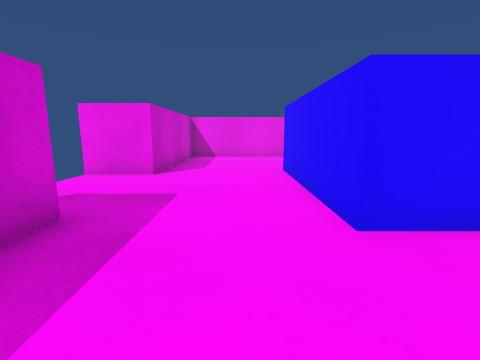
view 1 (above)

15 first-person views from a walk through a scene from a Unity 3-D project. The camera is 0.58 m above the floor, tilts 10° down and sees 85° across. The floor is counted in squares, 0.5 m on a side. Each view is taken from the middle of a square. On the plan, view 1 faces up. The plan holds only what a view shows up to about 12 squares ahead; the rest is blank. The player is left out.

view 2
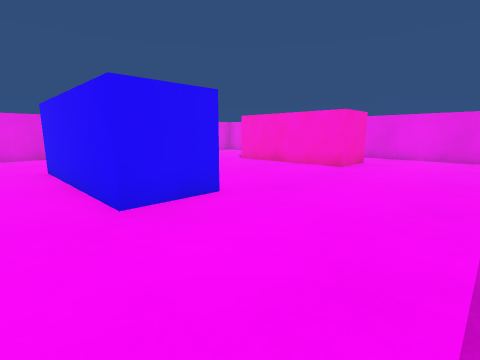

view 3
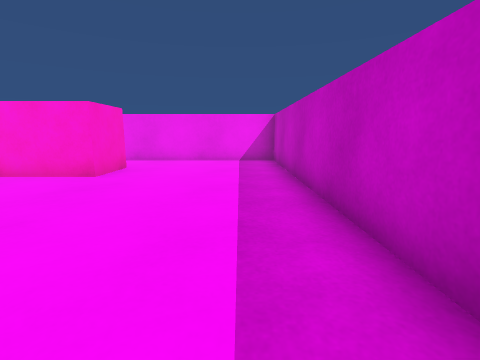

view 4
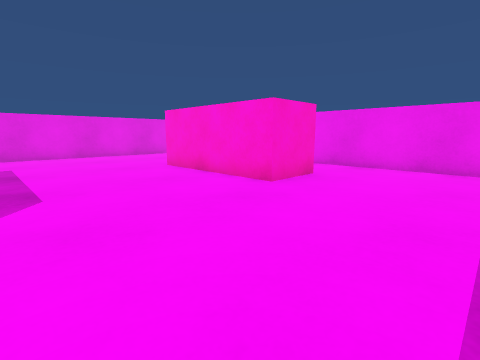

view 5
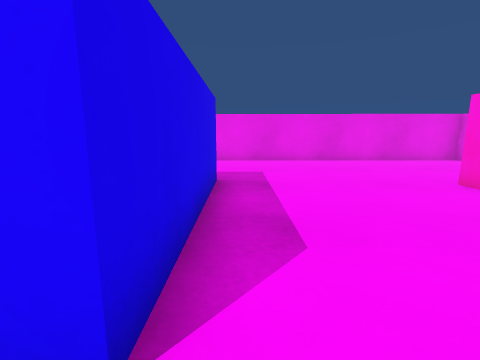

view 6
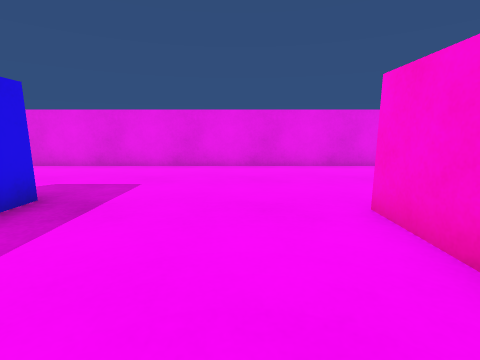

view 7
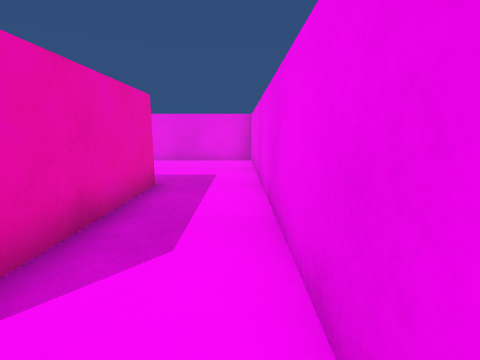

view 8
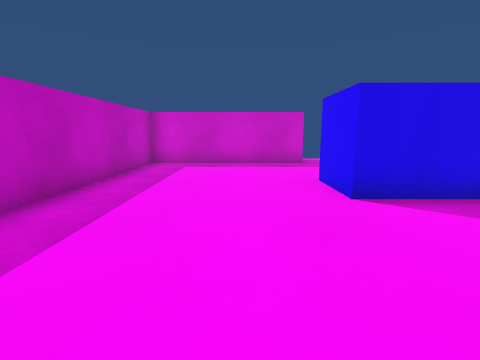

view 9
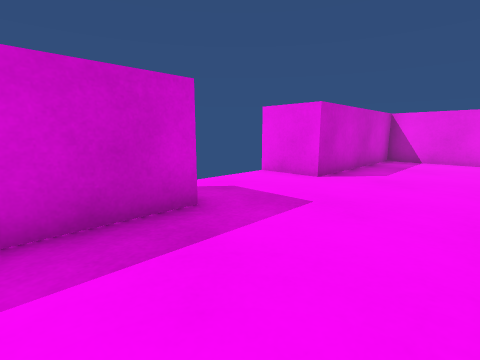

view 10
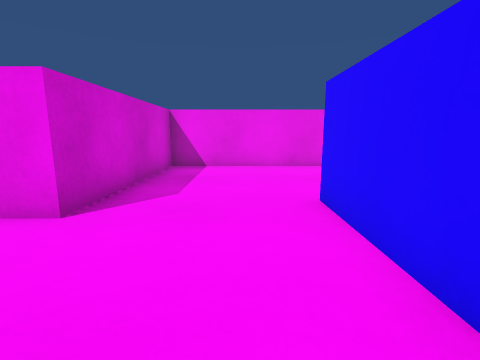

view 11
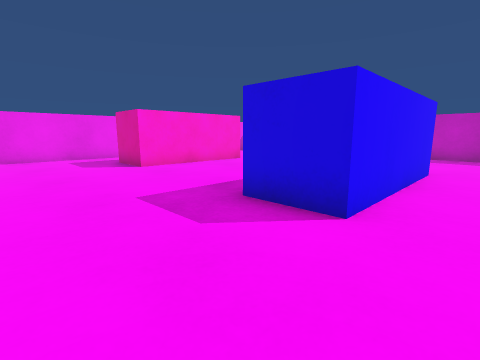

view 12
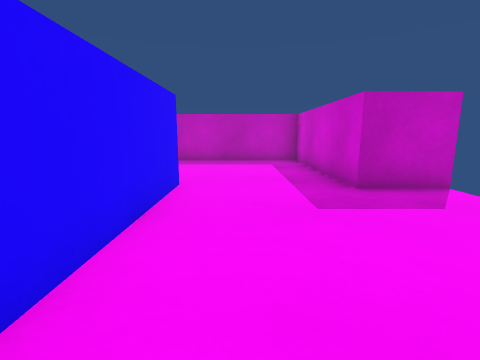

view 13
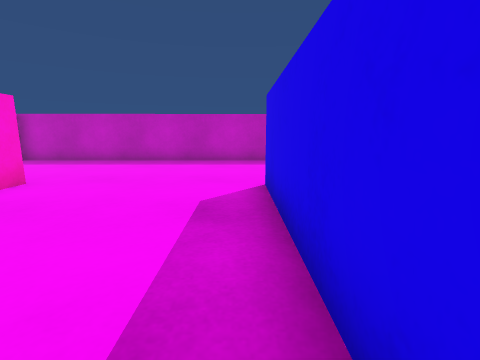

view 14
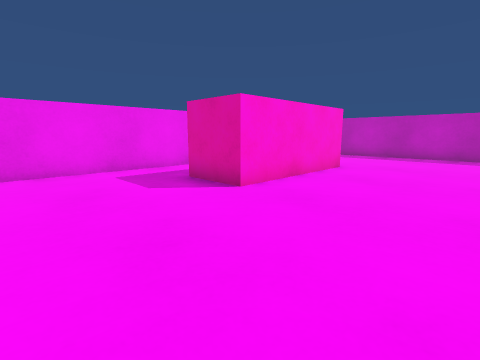

view 15
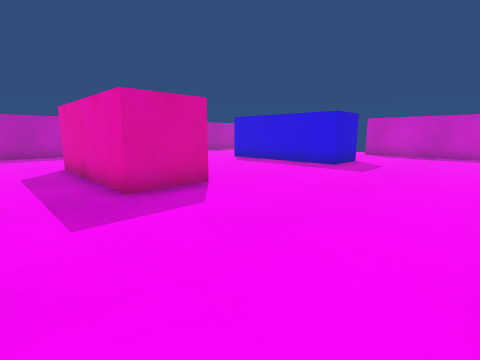

### Floor plan
Key: @ floor where view 1 was taken; # wall or solid block; . floor; O other object.
Columns run from 5 left of view 1 to 14 right of it. Each row starts with its distance up from view 1.
 14   ##################
 13   #................#
 12   #................#
 11   #................#
 10   #................#
  9   #................#
  8 ###....##.....OOO..#
  7  ......##.....O O..#
  6  ......##.....O O..#
  5  ......##.....O O..#
  4  ......##.....O O..#
  3 ###....##.....OOO..#
  2   #................#
  1   #................#
  0   #..@.............#
 -1   #................#
 -2   #................#
 -3   ##################

Positions as (right, up) in squares from view 1, and headings:
1: (0, 0), facing up
2: (0, -1), facing up-right
3: (2, -1), facing right
4: (4, -1), facing up-right
5: (4, 2), facing up
6: (7, 4), facing up
7: (13, 2), facing up
8: (8, 1), facing left
9: (1, 1), facing up-left
10: (0, 4), facing up
11: (0, 12), facing down-right
12: (0, 9), facing down
13: (4, 9), facing down
14: (5, 12), facing down-right
15: (13, 13), facing down-left
